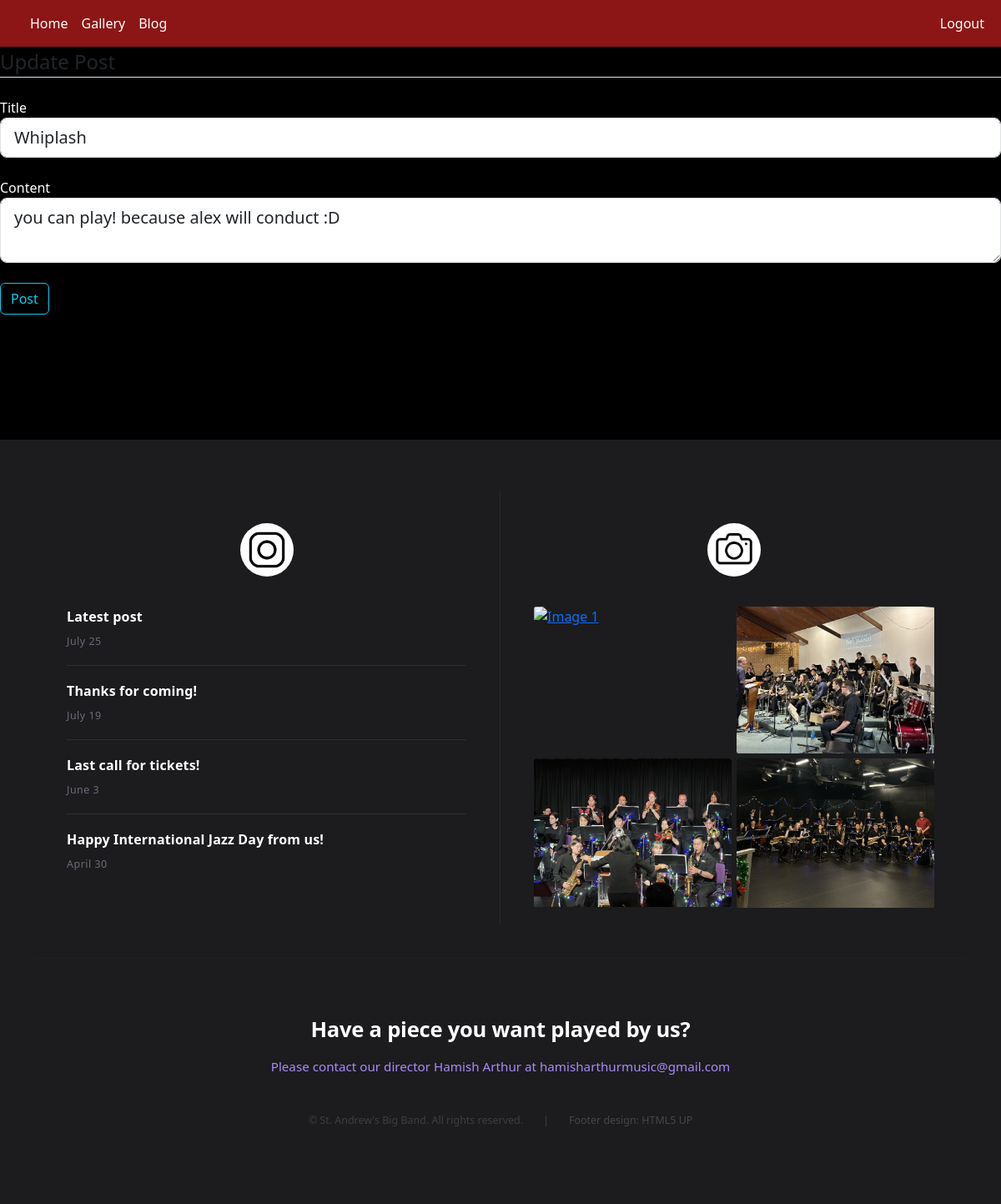
Before: /update-post/6 (signed in) with the older database file.
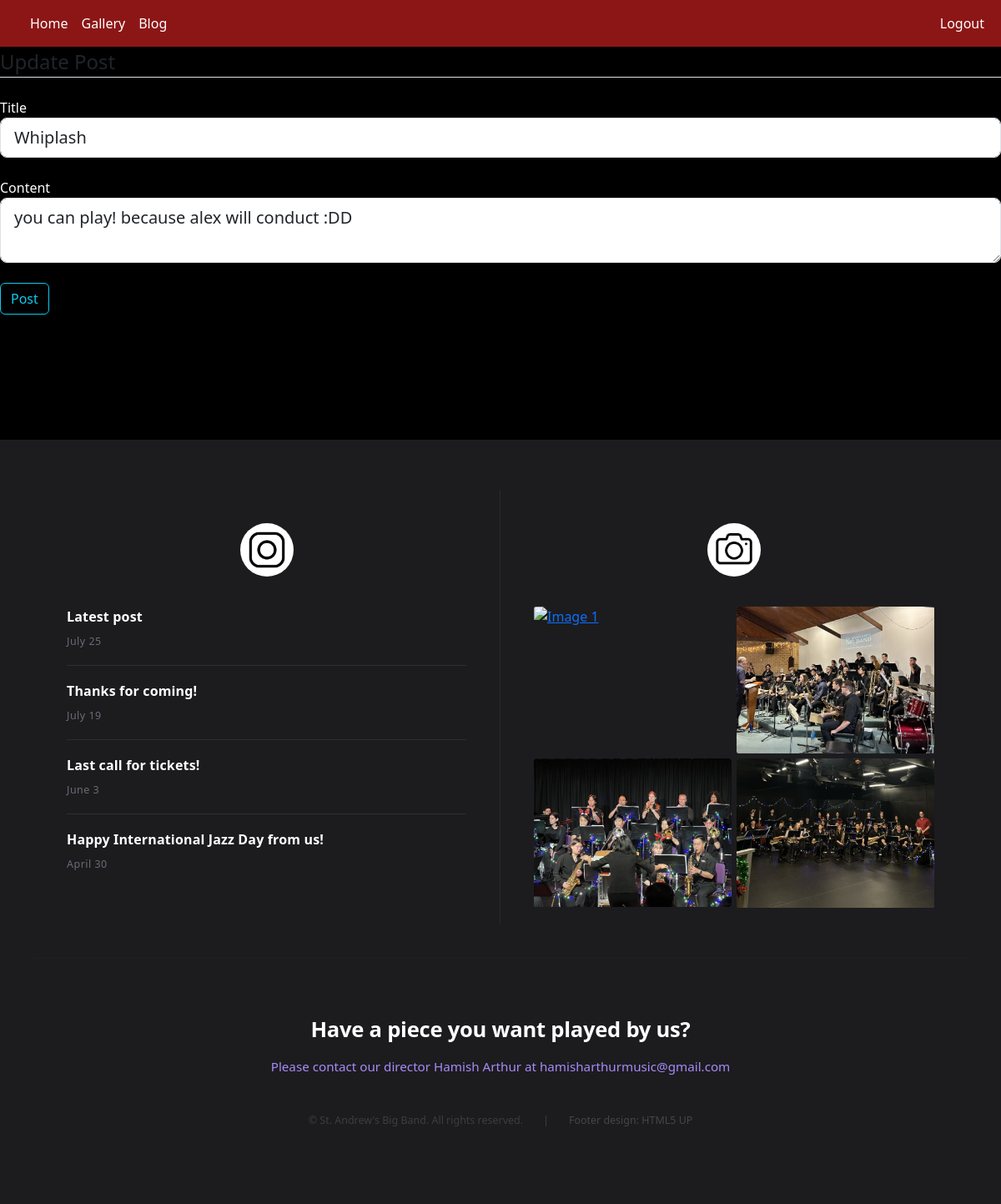
After: the same page with the newer database file.
### website/models.py (models this page shows)
class Post(db.Model):
    id = db.Column(db.Integer, primary_key=True)
    title = db.Column(db.String(150), unique=False)
    content = db.Column(db.Text, nullable=False)
    date_created = db.Column(db.DateTime(timezone=True), default=func.now())
    author = db.Column(db.Integer, db.ForeignKey('user.id', ondelete='CASCADE'), nullable=False)
    comments = db.relationship('Comment', backref='post', cascade="all, delete-orphan")
    likes = db.relationship('Like', backref='post', cascade="all, delete-orphan")

### website/views.py (the view)
@views.route("/update-post/<id>", methods=["GET", "POST"])
@login_required
def update_post(id):
    post = Post.query.filter_by(id=id).first()
    if post.author != current_user.id:
        flash("You cannot edit this post!", category="error")
    form = PostForm()
    if form.validate_on_submit():
        post.title = form.title.data
        post.content = form.content.data
        db.session.commit()
        flash("Post updated", category="success")
        page = request.args.get('page', 1, type=int)
        posts = Post.query.order_by(Post.date_created.desc()).paginate(page=page, per_page=4)
        return render_template("blog.html", user=current_user, posts=posts)
    elif request.method == "GET":
        form.title.data = post.title
        form.content.data = post.content
    return render_template("update_post.html", form=form, user=current_user, posts=post)

### website/forms.py
class PostForm(FlaskForm):
    title = StringField('Title', validators=[DataRequired()])
    content = TextAreaField('Content', validators=[DataRequired()])
    submit = SubmitField('Post')

### website/__init__.py (called while the page is built)
def create_app():
    app = Flask(__name__)
    app.config["SECRET_KEY"] = "n5ks8XA1noJaGNP8hqTq0l29"
    app.config["SQLALCHEMY_DATABASE_URI"] = f"sqlite:///{DB_NAME}"
    db.init_app(app)
    from .views import views
    from .auth import auth
    app.register_blueprint(views, url_prefix="/")
    app.register_blueprint(auth, url_prefix="/")
    from .models import User
    with app.app_context():
        db.create_all()
    login_manager = LoginManager()
    login_manager.login_view = "auth.login"
    login_manager.init_app(app)
    @login_manager.user_loader
    def load_user(id):
        return User.query.get(int(id))
    return app

### website/templates/update_post.html (shortened to what this page needs)
{% extends "template.html" %} {% block title %} Update Post {% endblock %}
{% block content %}
<div class="content-section">
    <form method="POST" action="">
        <fieldset class="form-group">
            <legend class="border-bottom mb-4">Update Post</legend>
            <div class="form-group">
                {{ form.title.label(class="form-control-label") }}
                {% if form.title.errors %}
                    {{ form.title(class="form-control form-control-lg is-invalid") }}
                    <div class="invalid-feedback">
                        {% for error in form.title.errors %}
                            <span>{{ error }}</span>
                        {% endfor %}
                    </div>
                {% else %}
                    {{ form.title(class="form-control form-control-lg") }}
                {% endif %}
            </div>
        </fieldset>
        <br>
        <fieldset class="form-group">
            <div class="form-group">
                {{ form.content.label(class="form-control-label") }}
                {% if form.content.errors %}
                    {{ form.content(class="form-control form-control-lg is-invalid") }}
                    <div class="invalid-feedback">
                        {% for error in form.content.errors %}
                            <span>{{ error }}</span>
                        {% endfor %}
                    </div>
                {% else %}
                    {{ form.content(class="form-control form-control-lg") }}
                {% endif %}
            </div>
        </fieldset>
        <br>
            <div class="form-group">
                {{ form.submit(class="btn btn-outline-info") }}
            </div>
    </form>
</div>
{% endblock %}

Changed rows visible on the page:
changed Post "Whiplash": content "you can play! because alex will conduct :D" → "you can play! because alex will conduct :DD"
